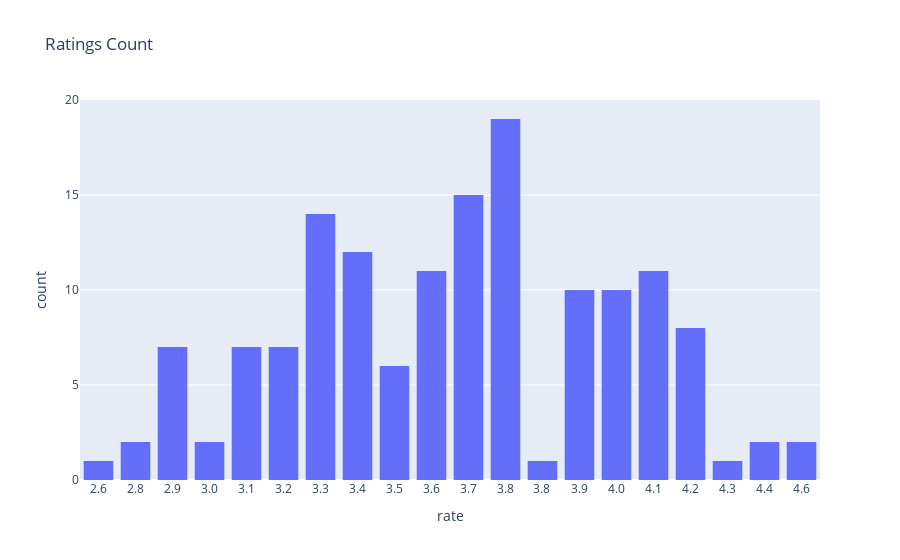

The cell this chart's notebook holds for it:
### Code cell
# Plot the make of the car and its location
fig = px.histogram(df_sorted, x = "rate",
                  title = "Ratings Count")
                  
fig.show()

### Figure 1 — Plotly figure (JSON) as saved in the notebook; plotly's stock layout.template omitted (floating-point values rounded to 4 significant figures; data arrays with more than 128 entries replaced by an {"elided": "..."} marker saying what was removed)
{"data": [{"alignmentgroup": "True", "bingroup": "x", "hovertemplate": "rate=%{x}<br>count=%{y}<extra></extra>", "legendgroup": "", "marker": {"color": "#636efa", "pattern": {"shape": ""}}, "name": "", "offsetgroup": "", "orientation": "v", "showlegend": false, "type": "histogram", "x": {"elided": "148 str values"}, "xaxis": "x", "yaxis": "y"}], "layout": {"barmode": "relative", "legend": {"tracegroupgap": 0}, "title": {"text": "Ratings Count"}, "xaxis": {"anchor": "y", "domain": [0, 1], "title": {"text": "rate"}}, "yaxis": {"anchor": "x", "domain": [0, 1], "title": {"text": "count"}}}}
